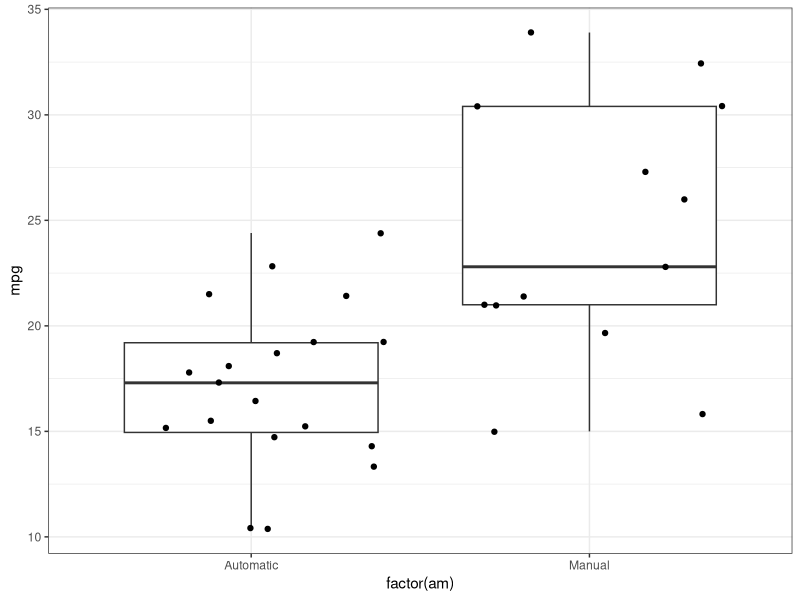
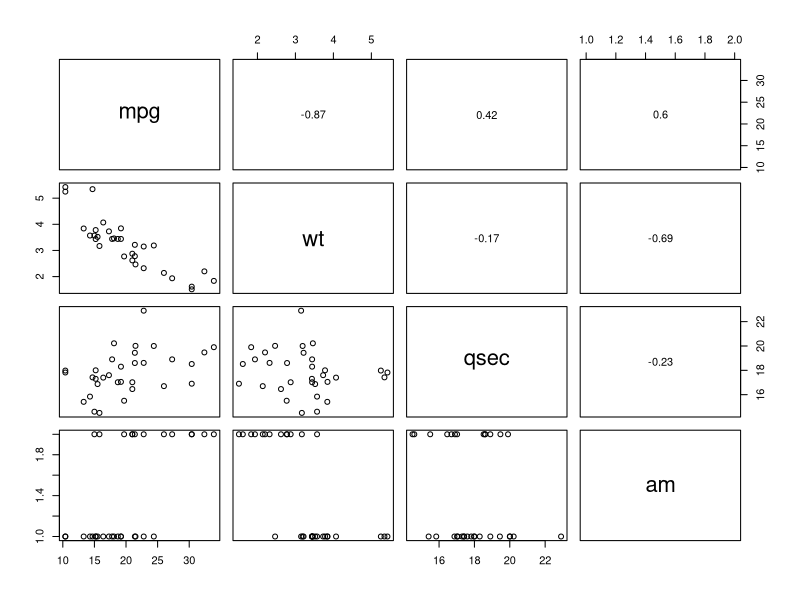
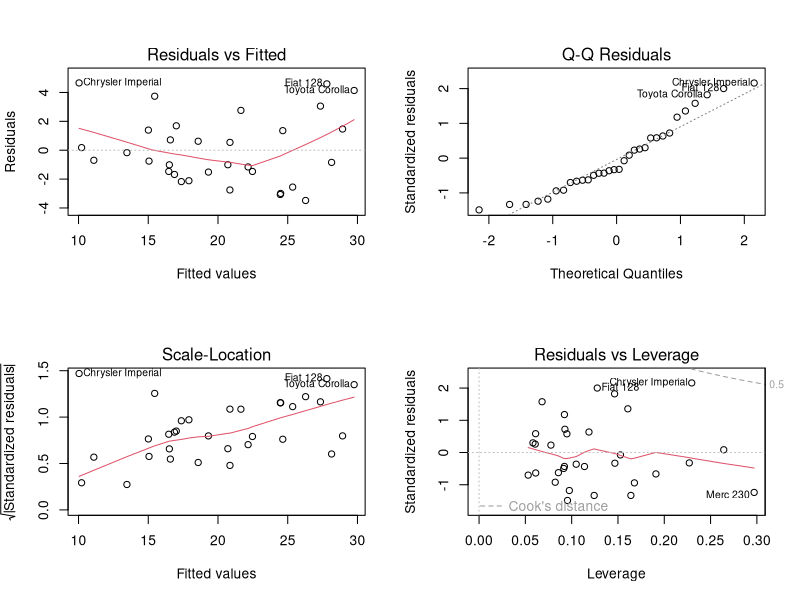

Source code (R) for these figures, in order:
## ---- chunk 1
## Loading libraries ##
library(dplyr)
library(ggplot2)

data(mtcars)

## Transforming data ##
mtcars$am <- as.factor(mtcars$am)
levels(mtcars$am) <- c("Automatic", "Manual")

auto <- mtcars %>% filter(am=="Automatic")
manual <- mtcars %>% filter(am=="Manual")

## Graph helper ##
graphs.panelPearson <- function(x,y, ...) {
    horizontal <- (par("usr")[1] + par("usr")[2]) / 2; 
    vertical <- (par("usr")[3] + par("usr")[4]) / 2; 
    text(horizontal, vertical, format(cor(x,y), digits=2)) 
}
## ---- chunk 2
#aggregate(mpg~am, data = mtcars, mean)
qplot(factor(am), mpg, data = mtcars, geom=c("boxplot", "jitter")) + theme_bw()
## ---- chunk 3
t.test(auto$mpg, manual$mpg)$p.value
## ---- chunk 4
lm.am <- lm(mpg ~ am, data=mtcars)
summary(lm.am)$coefficients
summary(lm.am)$r.squared
## ---- chunk 5
step.model <- step(lm(mpg ~ ., data=mtcars), trace=0)
summary(step.model)$coefficients
summary(step.model)$r.squared
## ---- chunk 6
  d    <- select(mtcars, mpg, wt, qsec, am)
  pairs(d, upper.panel = graphs.panelPearson)
## ---- chunk 7
l <- lm(mpg ~ wt + qsec + am, data=mtcars)
par(mfrow=c(2,2))
plot(l)
